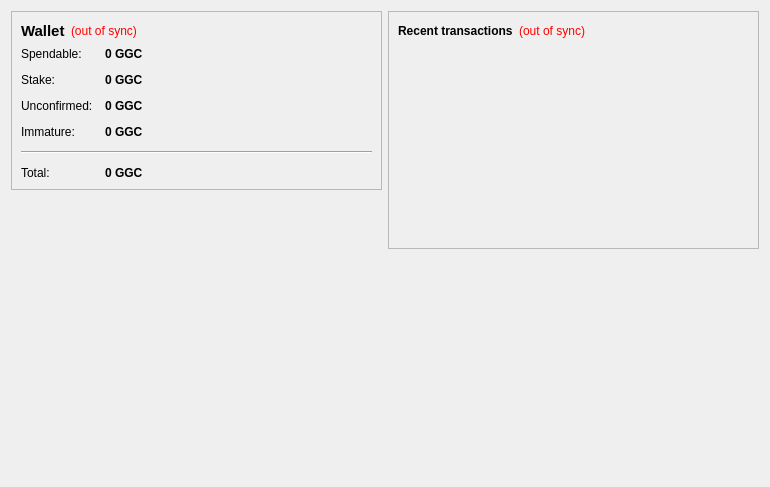
<?xml version="1.0" encoding="UTF-8"?>
<ui version="4.0">
 <class>OverviewPage</class>
 <widget class="QWidget" name="OverviewPage">
  <property name="geometry">
   <rect>
    <x>0</x>
    <y>0</y>
    <width>770</width>
    <height>487</height>
   </rect>
  </property>
  <property name="windowTitle">
   <string>Form</string>
  </property>
  <layout class="QHBoxLayout" name="horizontalLayout" stretch="1,1">
   <item>
    <layout class="QVBoxLayout" name="verticalLayout_2">
     <item>
      <widget class="QFrame" name="frame">
       <property name="frameShape">
        <enum>QFrame::StyledPanel</enum>
       </property>
       <property name="frameShadow">
        <enum>QFrame::Raised</enum>
       </property>
       <layout class="QVBoxLayout" name="verticalLayout_4">
        <item>
         <layout class="QHBoxLayout" name="horizontalLayout_4">
          <item>
           <widget class="QLabel" name="label_5">
            <property name="font">
             <font>
              <pointsize>11</pointsize>
              <weight>75</weight>
              <bold>true</bold>
             </font>
            </property>
            <property name="text">
             <string>Wallet</string>
            </property>
           </widget>
          </item>
          <item>
           <widget class="QLabel" name="labelWalletStatus">
            <property name="toolTip">
             <string>The displayed information may be out of date. Your wallet automatically synchronizes with the Global Gold Coin network after a connection is established, but this process has not completed yet.</string>
            </property>
            <property name="styleSheet">
             <string notr="true">QLabel { color: red; }</string>
            </property>
            <property name="text">
             <string notr="true">(out of sync)</string>
            </property>
            <property name="alignment">
             <set>Qt::AlignLeading|Qt::AlignLeft|Qt::AlignVCenter</set>
            </property>
           </widget>
          </item>
          <item>
           <spacer name="horizontalSpacer_2">
            <property name="orientation">
             <enum>Qt::Horizontal</enum>
            </property>
            <property name="sizeHint" stdset="0">
             <size>
              <width>40</width>
              <height>20</height>
             </size>
            </property>
           </spacer>
          </item>
         </layout>
        </item>
        <item>
         <layout class="QFormLayout" name="formLayout_2">
          <property name="fieldGrowthPolicy">
           <enum>QFormLayout::AllNonFixedFieldsGrow</enum>
          </property>
          <property name="horizontalSpacing">
           <number>12</number>
          </property>
          <property name="verticalSpacing">
           <number>12</number>
          </property>
          <item row="0" column="0">
           <widget class="QLabel" name="label">
            <property name="text">
             <string>Spendable:</string>
            </property>
           </widget>
          </item>
          <item row="0" column="1">
           <widget class="QLabel" name="labelBalance">
            <property name="font">
             <font>
              <weight>75</weight>
              <bold>true</bold>
             </font>
            </property>
            <property name="cursor">
             <cursorShape>IBeamCursor</cursorShape>
            </property>
            <property name="toolTip">
             <string>Your current spendable balance</string>
            </property>
            <property name="text">
             <string notr="true">0 GGC</string>
            </property>
            <property name="textInteractionFlags">
             <set>Qt::LinksAccessibleByMouse|Qt::TextSelectableByKeyboard|Qt::TextSelectableByMouse</set>
            </property>
           </widget>
          </item>
          <item row="1" column="0">
           <widget class="QLabel" name="label_6">
            <property name="text">
             <string>Stake:</string>
            </property>
           </widget>
          </item>
          <item row="1" column="1">
           <widget class="QLabel" name="labelStake">
            <property name="font">
             <font>
              <weight>75</weight>
              <bold>true</bold>
             </font>
            </property>
            <property name="cursor">
             <cursorShape>IBeamCursor</cursorShape>
            </property>
            <property name="toolTip">
             <string>Total of coins that was staked, and do not yet count toward the current balance</string>
            </property>
            <property name="text">
             <string notr="true">0 GGC</string>
            </property>
            <property name="textInteractionFlags">
             <set>Qt::LinksAccessibleByMouse|Qt::TextSelectableByKeyboard|Qt::TextSelectableByMouse</set>
            </property>
           </widget>
          </item>
          <item row="2" column="0">
           <widget class="QLabel" name="label_3">
            <property name="text">
             <string>Unconfirmed:</string>
            </property>
           </widget>
          </item>
          <item row="2" column="1">
           <widget class="QLabel" name="labelUnconfirmed">
            <property name="font">
             <font>
              <weight>75</weight>
              <bold>true</bold>
             </font>
            </property>
            <property name="cursor">
             <cursorShape>IBeamCursor</cursorShape>
            </property>
            <property name="toolTip">
             <string>Total of transactions that have yet to be confirmed, and do not yet count toward the current balance</string>
            </property>
            <property name="text">
             <string notr="true">0 GGC</string>
            </property>
            <property name="textInteractionFlags">
             <set>Qt::LinksAccessibleByMouse|Qt::TextSelectableByKeyboard|Qt::TextSelectableByMouse</set>
            </property>
           </widget>
          </item>
          <item row="3" column="0">
           <widget class="QLabel" name="labelImmatureText">
            <property name="text">
             <string>Immature:</string>
            </property>
           </widget>
          </item>
          <item row="3" column="1">
           <widget class="QLabel" name="labelImmature">
            <property name="font">
             <font>
              <weight>75</weight>
              <bold>true</bold>
             </font>
            </property>
            <property name="toolTip">
             <string>Mined balance that has not yet matured</string>
            </property>
            <property name="text">
             <string notr="true">0 GGC</string>
            </property>
            <property name="textInteractionFlags">
             <set>Qt::LinksAccessibleByMouse|Qt::TextSelectableByKeyboard|Qt::TextSelectableByMouse</set>
            </property>
           </widget>
          </item>
          <item row="4" column="0" colspan="2">
           <widget class="Line" name="line">
            <property name="orientation">
             <enum>Qt::Horizontal</enum>
            </property>
           </widget>
          </item>
          <item row="5" column="0">
           <widget class="QLabel" name="labelTotalText">
            <property name="text">
             <string>Total:</string>
            </property>
           </widget>
          </item>
          <item row="5" column="1">
           <widget class="QLabel" name="labelTotal">
            <property name="font">
             <font>
              <weight>75</weight>
              <bold>true</bold>
             </font>
            </property>
            <property name="cursor">
             <cursorShape>IBeamCursor</cursorShape>
            </property>
            <property name="toolTip">
             <string>Your current total balance</string>
            </property>
            <property name="text">
             <string notr="true">0 GGC</string>
            </property>
            <property name="textInteractionFlags">
             <set>Qt::LinksAccessibleByMouse|Qt::TextSelectableByKeyboard|Qt::TextSelectableByMouse</set>
            </property>
           </widget>
          </item>
         </layout>
        </item>
       </layout>
      </widget>
     </item>
     <item>
      <spacer name="verticalSpacer">
       <property name="orientation">
        <enum>Qt::Vertical</enum>
       </property>
       <property name="sizeHint" stdset="0">
        <size>
         <width>20</width>
         <height>40</height>
        </size>
       </property>
      </spacer>
     </item>
     <item>
      <widget class="QLabel" name="label_2">
       <property name="autoFillBackground">
        <bool>true</bool>
       </property>
       <property name="text">
        <string/>
       </property>
       <property name="pixmap">
        <pixmap resource="../bitcoin.qrc">:/icons/drmbg</pixmap>
       </property>
       <property name="scaledContents">
        <bool>false</bool>
       </property>
       <property name="margin">
        <number>0</number>
       </property>
      </widget>
     </item>
    </layout>
   </item>
   <item>
    <layout class="QVBoxLayout" name="verticalLayout_3">
     <item>
      <widget class="QFrame" name="frame_2">
       <property name="frameShape">
        <enum>QFrame::StyledPanel</enum>
       </property>
       <property name="frameShadow">
        <enum>QFrame::Raised</enum>
       </property>
       <layout class="QVBoxLayout" name="verticalLayout">
        <item>
         <layout class="QHBoxLayout" name="horizontalLayout_2">
          <item>
           <widget class="QLabel" name="label_4">
            <property name="text">
             <string>&lt;b&gt;Recent transactions&lt;/b&gt;</string>
            </property>
           </widget>
          </item>
          <item>
           <widget class="QLabel" name="labelTransactionsStatus">
            <property name="toolTip">
             <string>The displayed information may be out of date. Your wallet automatically synchronizes with the Global Gold Coin network after a connection is established, but this process has not completed yet.</string>
            </property>
            <property name="styleSheet">
             <string notr="true">QLabel { color: red; }</string>
            </property>
            <property name="text">
             <string notr="true">(out of sync)</string>
            </property>
            <property name="alignment">
             <set>Qt::AlignRight|Qt::AlignTrailing|Qt::AlignVCenter</set>
            </property>
           </widget>
          </item>
          <item>
           <spacer name="horizontalSpacer">
            <property name="orientation">
             <enum>Qt::Horizontal</enum>
            </property>
            <property name="sizeHint" stdset="0">
             <size>
              <width>40</width>
              <height>20</height>
             </size>
            </property>
           </spacer>
          </item>
         </layout>
        </item>
        <item>
         <widget class="QListView" name="listTransactions">
          <property name="styleSheet">
           <string notr="true">QListView { background: transparent; }</string>
          </property>
          <property name="frameShape">
           <enum>QFrame::NoFrame</enum>
          </property>
          <property name="verticalScrollBarPolicy">
           <enum>Qt::ScrollBarAlwaysOff</enum>
          </property>
          <property name="horizontalScrollBarPolicy">
           <enum>Qt::ScrollBarAlwaysOff</enum>
          </property>
          <property name="selectionMode">
           <enum>QAbstractItemView::NoSelection</enum>
          </property>
         </widget>
        </item>
       </layout>
      </widget>
     </item>
     <item>
      <spacer name="verticalSpacer_2">
       <property name="orientation">
        <enum>Qt::Vertical</enum>
       </property>
       <property name="sizeHint" stdset="0">
        <size>
         <width>20</width>
         <height>40</height>
        </size>
       </property>
      </spacer>
     </item>
    </layout>
   </item>
  </layout>
 </widget>
 <resources/>
 <connections/>
</ui>
